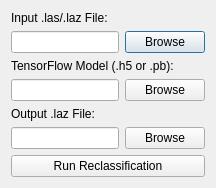
<?xml version="1.0" encoding="UTF-8"?>
<ui version="4.0">
 <class>MLReclassDialog</class>
 <widget class="QDialog" name="MLReclassDialog">
  <property name="windowTitle">
   <string>Vegetation Reclassifier</string>
  </property>
  <layout class="QVBoxLayout" name="verticalLayout">
   <item>
    <widget class="QLabel" name="labelInput">
     <property name="text">
      <string>Input .las/.laz File:</string>
     </property>
    </widget>
   </item>
   <item>
    <layout class="QHBoxLayout" name="inputLayout">
     <item>
      <widget class="QLineEdit" name="inputFile"/>
     </item>
     <item>
      <widget class="QPushButton" name="browseInput">
       <property name="text">
        <string>Browse</string>
       </property>
      </widget>
     </item>
    </layout>
   </item>

   <item>
    <widget class="QLabel" name="labelModel">
     <property name="text">
      <string>TensorFlow Model (.h5 or .pb):</string>
     </property>
    </widget>
   </item>
   <item>
    <layout class="QHBoxLayout" name="modelLayout">
     <item>
      <widget class="QLineEdit" name="modelFile"/>
     </item>
     <item>
      <widget class="QPushButton" name="browseModel">
       <property name="text">
        <string>Browse</string>
       </property>
      </widget>
     </item>
    </layout>
   </item>

   <item>
    <widget class="QLabel" name="labelOutput">
     <property name="text">
      <string>Output .laz File:</string>
     </property>
    </widget>
   </item>
   <item>
    <layout class="QHBoxLayout" name="outputLayout">
     <item>
      <widget class="QLineEdit" name="outputFile"/>
     </item>
     <item>
      <widget class="QPushButton" name="browseOutput">
       <property name="text">
        <string>Browse</string>
       </property>
      </widget>
     </item>
    </layout>
   </item>

   <item>
    <widget class="QPushButton" name="runButton">
     <property name="text">
      <string>Run Reclassification</string>
     </property>
    </widget>
   </item>
  </layout>
 </widget>
 <resources/>
 <connections/>
</ui>
